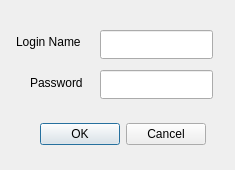
<?xml version="1.0" encoding="UTF-8"?>
<ui version="4.0">
 <class>Dialog</class>
 <widget class="QDialog" name="Dialog">
  <property name="geometry">
   <rect>
    <x>0</x>
    <y>0</y>
    <width>235</width>
    <height>170</height>
   </rect>
  </property>
  <property name="minimumSize">
   <size>
    <width>235</width>
    <height>170</height>
   </size>
  </property>
  <property name="maximumSize">
   <size>
    <width>235</width>
    <height>170</height>
   </size>
  </property>
  <property name="windowTitle">
   <string>Enter Name and Password</string>
  </property>
  <widget class="QLabel" name="lblLoginName">
   <property name="geometry">
    <rect>
     <x>16</x>
     <y>32</y>
     <width>81</width>
     <height>20</height>
    </rect>
   </property>
   <property name="text">
    <string>Login Name</string>
   </property>
  </widget>
  <widget class="QLabel" name="lblPassword">
   <property name="geometry">
    <rect>
     <x>30</x>
     <y>73</y>
     <width>62</width>
     <height>19</height>
    </rect>
   </property>
   <property name="text">
    <string>Password</string>
   </property>
  </widget>
  <widget class="QLineEdit" name="edtLoginName">
   <property name="geometry">
    <rect>
     <x>100</x>
     <y>30</y>
     <width>113</width>
     <height>29</height>
    </rect>
   </property>
  </widget>
  <widget class="QLineEdit" name="edtPassword">
   <property name="geometry">
    <rect>
     <x>100</x>
     <y>70</y>
     <width>113</width>
     <height>29</height>
    </rect>
   </property>
   <property name="echoMode">
    <enum>QLineEdit::Password</enum>
   </property>
  </widget>
  <widget class="QDialogButtonBox" name="btnConfirm">
   <property name="enabled">
    <bool>true</bool>
   </property>
   <property name="geometry">
    <rect>
     <x>30</x>
     <y>120</y>
     <width>176</width>
     <height>29</height>
    </rect>
   </property>
   <property name="standardButtons">
    <set>QDialogButtonBox::Cancel|QDialogButtonBox::Ok</set>
   </property>
  </widget>
 </widget>
 <resources/>
 <connections/>
</ui>
